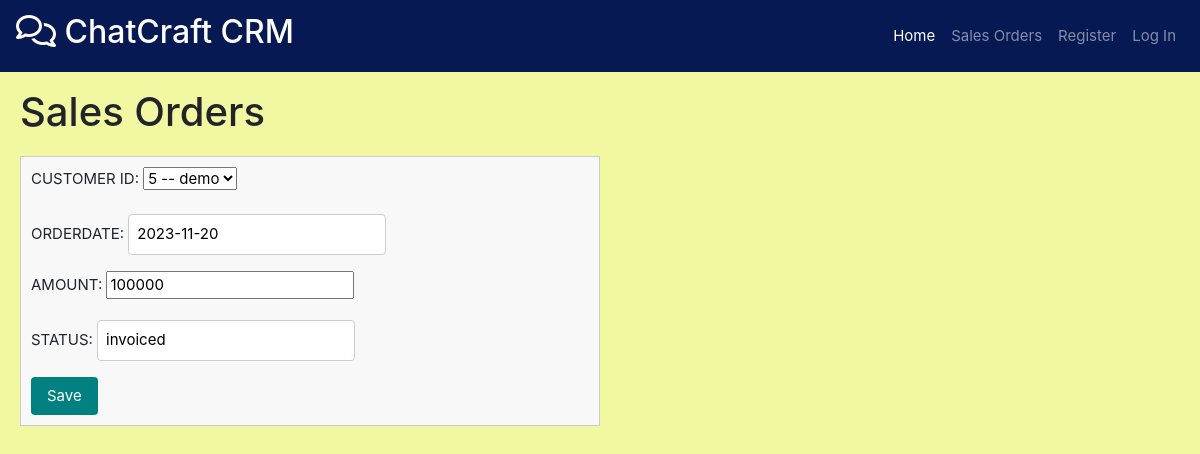
The app's page /sales_orders/edit/6/ with its own data.
### customers/models.py (models this page shows)
class Customer(models.Model):
    CUSTOMER_ID=models.AutoField(primary_key=True)
    COMPANY_NAME=models.CharField(max_length=35,unique=True)
    BALANCE_DUE=models.IntegerField(default=0,blank=True,null=True)
    ADDRESS = models.CharField(max_length=35,null=True,blank=True)
    STATUS = models.CharField(max_length=35,null=True,blank=True)
    CONTACT = models.CharField(max_length=10,null=True,blank=True)
    def __str__(self):
        return f"{self.CUSTOMER_ID} -- {self.COMPANY_NAME}"

### sales_orders/models.py (models this page shows, shortened)
class SalesOrder(models.Model):
    SALES_ORDER_ID=models.AutoField(primary_key=True)
    CUSTOMER_ID=models.ForeignKey(Customer,on_delete=models.CASCADE,db_column="CUSTOMER_ID")
    ORDERDATE = models.DateField(blank=True, null=True,default = datetime.now().date())
    AMOUNT=models.IntegerField(default =0 ,null=True,blank = True)
    STATUS = models.CharField(max_length=35,null=True,blank = True)

### sales_orders/views.py (the view)
# urls.py: path('edit/<int:sales_order_id>/',views.editSalesOrder),
@csrf_exempt
def editSalesOrder(request, sales_order_id):
    instance = get_object_or_404(SalesOrder, pk=sales_order_id)
    if request.method == 'POST':
        form = SalesOrderForm(request.POST, instance=instance)
        if form.is_valid():
            form.save()
            return redirect('/sales_orders/get/')
    else:
        form = SalesOrderForm(instance=instance)
        return render(request, 'SalesOrders/save_sales_orders.html', {'form': form, 'instance': instance})

### sales_orders/forms.py (shortened to what this page needs)
class SalesOrderForm(forms.ModelForm):
    class Meta:
        model = SalesOrder
        fields = ["CUSTOMER_ID", "ORDERDATE", "AMOUNT", "STATUS"]  # List the fields you want to edit

### sales_orders/templates/SalesOrders/save_sales_orders.html (shortened to what this page needs)
{% extends 'base.html' %}
{% block extra_nav %}
<li class="nav-item">
    <a class="nav-link" href="/sales_orders/get/">Sales Orders</a>
</li>
{% endblock %}
{% block content %}
<h1>Sales Orders</h1>
<form method="post">
    {{ form.as_p }}
    <button type="submit">Save</button>
</form>
{% endblock %}

### templates/base.html (style rules this page uses)
body { background-repeat: no-repeat; background-attachment: fixed; background-size: cover; }
body { font-size: 15px; }
form { margin-top: 20px; padding: 10px; border: 1px solid #ccc; background-color: #f8f8f8; width: 50%; }
form input[type="text"] { padding: 8px; margin-right: 10px; border: 1px solid #ccc; border-radius: 4px; }
form button[type="submit"] { padding: 8px 16px; background-color: teal; border: none; color: white; border-radius: 4px; cursor: pointer; }
h1 { flex: 1; margin: 0; position: relative; }

### records on screen
Customer: CUSTOMER_ID "5 -- demo"
SalesOrder: ORDERDATE "2023-11-20", AMOUNT "100000", STATUS "invoiced"
